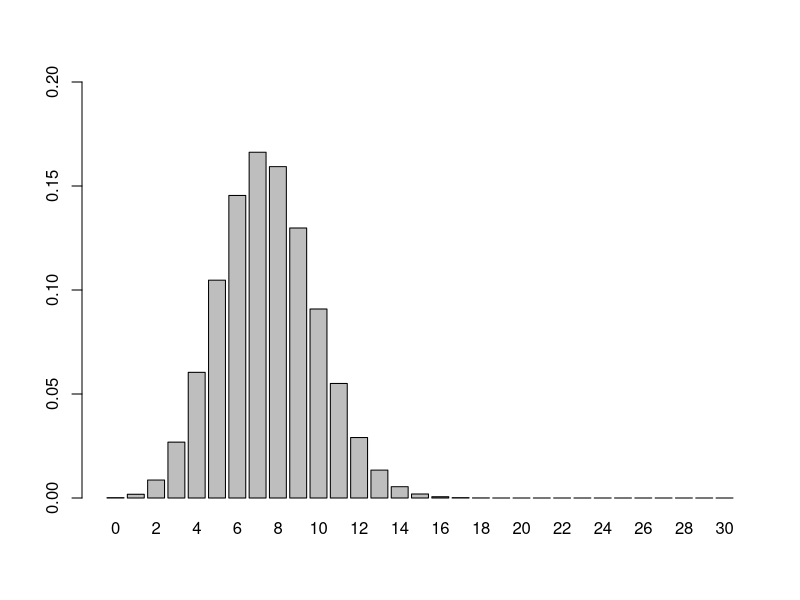
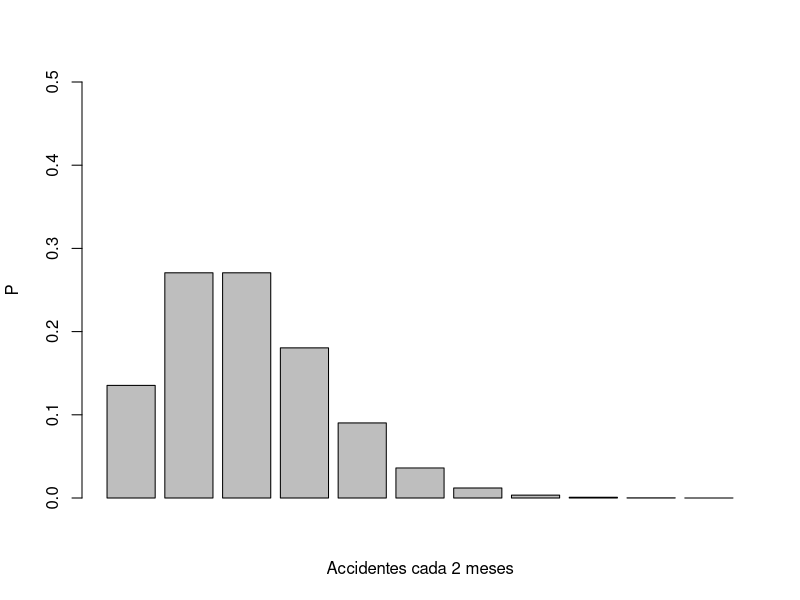
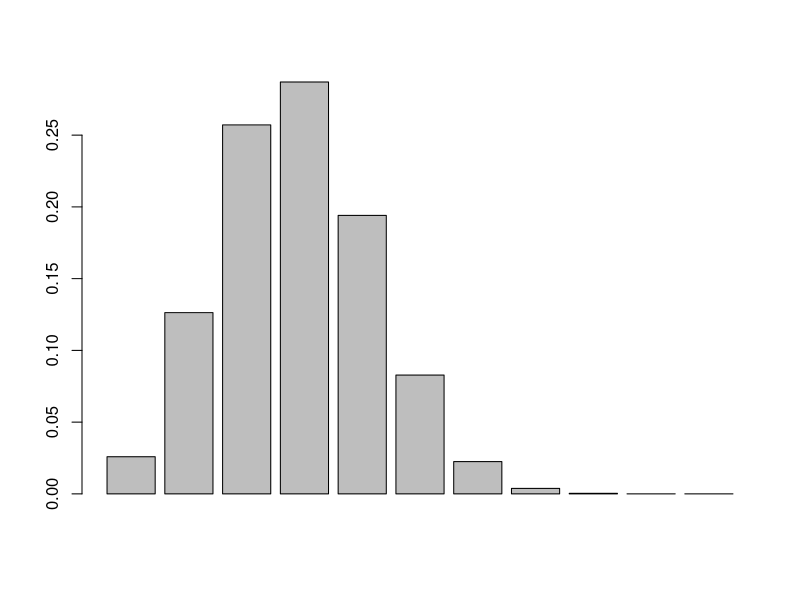
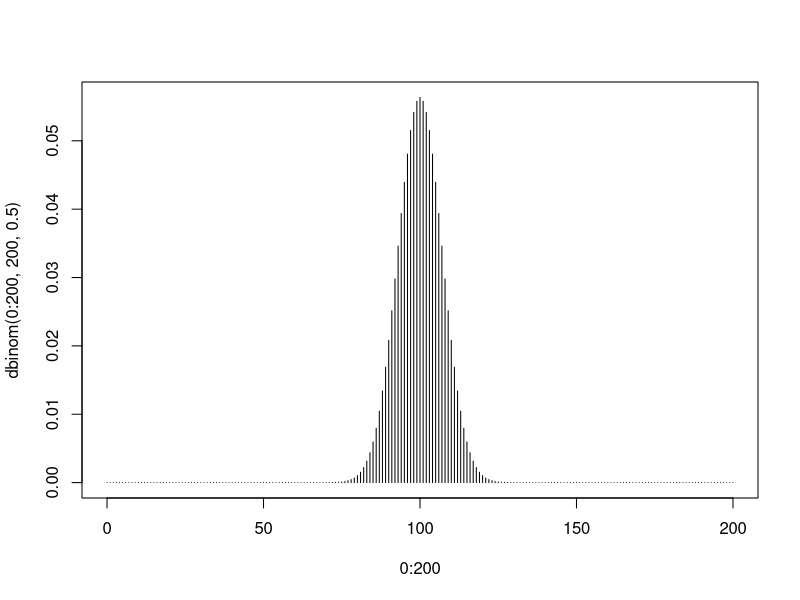
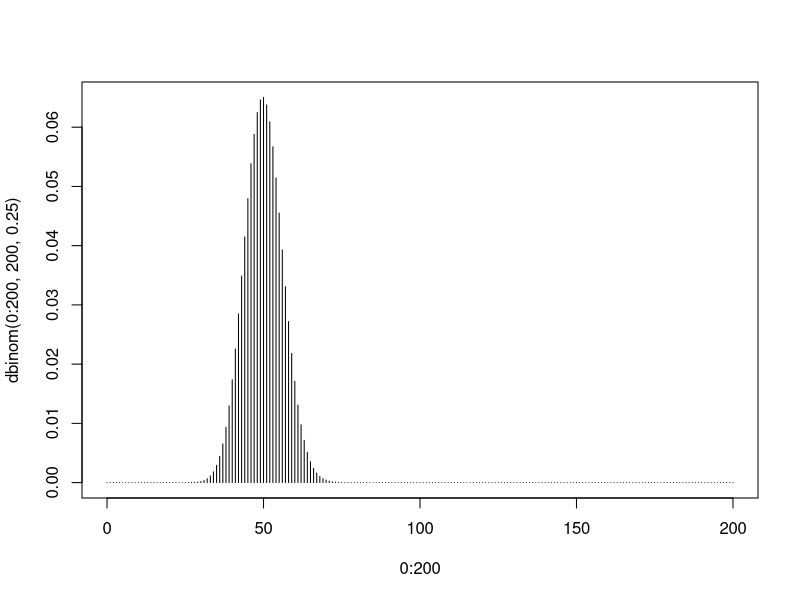
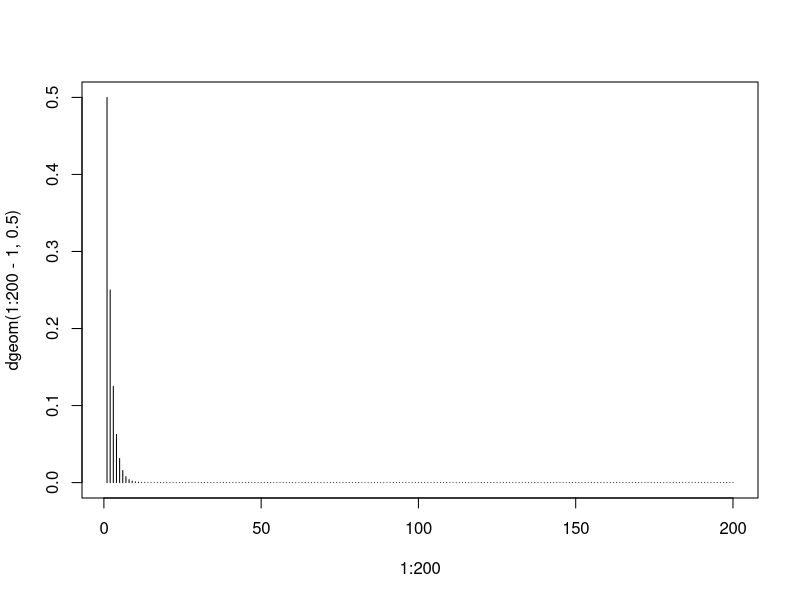
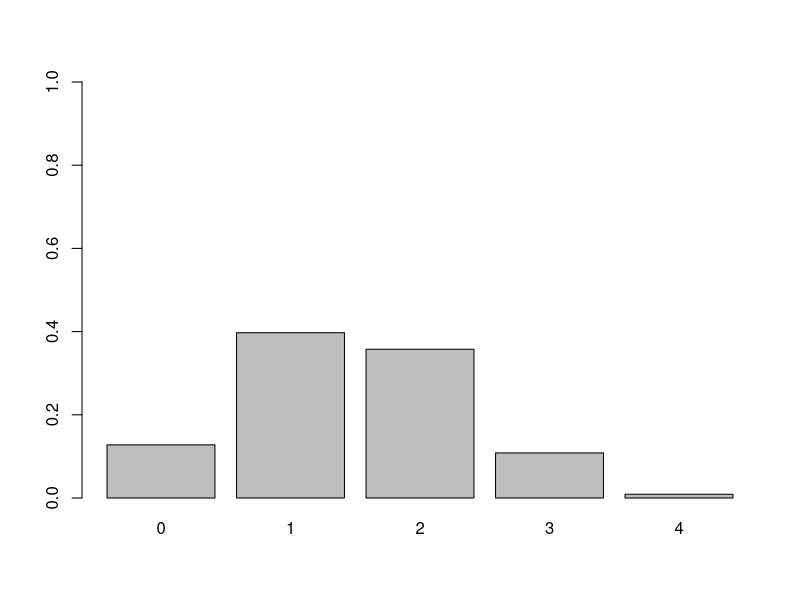
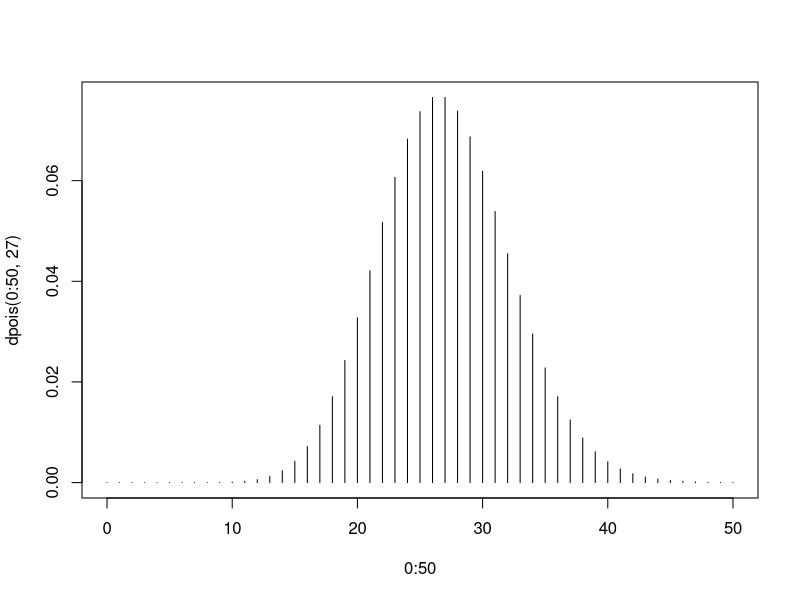

Here is the R script that generated these plots, in order:
## ---- chunk 1
knitr::opts_chunk$set(echo = TRUE)
## ---- chunk 2

f1 = dbinom(0:30, 30, 0.25)
barplot(f1, ylim=c(0, 0.2), names.arg = 0:30)
## ---- chunk 3
sum(0:30 * dbinom(0:30, 30, 0.25))

30 * 0.25
## ---- chunk 4
30*0.25 *0.75
## ---- chunk 5
pbinom(25, 30, 0.25, lower.tail = FALSE)
## ---- chunk 6
dbinom(15, 30, 0.25)
## ---- chunk 7
pbinom(10, 30, 0.25)
## ---- chunk 8
barplot(dpois(0:10, 2), xlab="Accidentes cada 2 meses", ylab="P", ylim = c(0,0.5))
## ---- chunk 9
ppois(0, 2)
## ---- chunk 10
#Fresa podrida = bolas blancas

n = 70
N = 10
M = 70-10

barplot(dhyper(x = 0:10, m = N, n = M, k = 20))
## ---- chunk 11
#Esperanza
sum(dhyper(x = 0:10, m = N, n = M, k = 20) * 0:10)

(20 * 10)/(60 + 10)

#Varianza

((20 * 10 * 60)/(70^2)) * ((70 - 20)/(70-1))
## ---- chunk 12
plot(y=dbinom(0:200, 200, 0.5), type="h",x=0:200)
## ---- chunk 13
#Esperanza
sum(dbinom(0:200, 200, 0.5) * 0:200)
200*0.5

#Varianza
200*0.5*0.5
## ---- chunk 14
plot(y=dbinom(0:200, 200, 0.25), type="h",x=0:200)
## ---- chunk 15
#Esperanza
sum(dbinom(0:200, 200, 0.25) * 0:200)
200*0.25

#Varianza
200*0.25*0.75
## ---- chunk 16
plot(y=dgeom(1:200-1, 0.5), x=1:200, type="h")
## ---- chunk 17
#Esperanza
sum(dgeom(1:200-1, 0.5) * (1:200))

(1 / 0.5)

#Varianza
(1-0.5)/(0.5^2)
## ---- chunk 18
#Droga = bolas blancas

barplot(dhyper(x = 0:4, m = 7, n = 12, k = 4), ylim = c(0,1), names.arg = 0:4)
## ---- chunk 19
plot(y=dpois(0:50, 27), x=0:50, type="h")
## ---- chunk 20
plot(x=seq(1,3,0.001), y = dunif(seq(1,3,0.001), 1.09, 2.53), type="l", ylim=c(0,1))
## ---- chunk 21
## Esperanza
(1.09 + 2.53)/2

# Varianza
((2.53 - 1.09)^2)/12

## ---- chunk 22
plot(dexp(seq(0,14, 0.01), rate = 7), x=seq(0,14, 0.01), type="l")
## ---- chunk 23
# Esperanza
1 / 7

# Varianza
1/7
